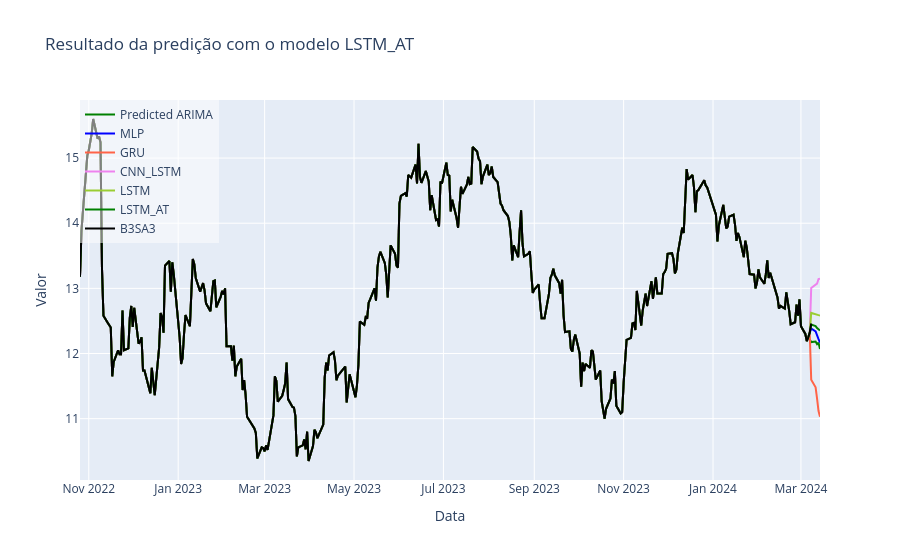

The code cell stored with this chart in its notebook:
### Code cell
import plotly.graph_objects as go

# Cria um gráfico de linha usando o Plotly
fig = go.Figure()

fig.add_trace(go.Scatter(x=T_preds[-(n_steps+1):], y=arima_predictions, mode='lines', name="Predicted ARIMA", line=dict(color='green')))

# Adiciona os valores preditos ao gráfico
colors=['blue', 'tomato', 'violet', 'yellowgreen', 'green']
for i in range(new_predictions.shape[1]):
    fig.add_trace(go.Scatter(x=T_preds, y=new_predictions[:,i], mode='lines', name=f'{list(trained_best_models.keys())[i]}', line=dict(color=colors[i])))


# Adiciona os valores reais ao gráfico
fig.add_trace(go.Scatter(x=T_test.values, y=y_test_real, mode='lines', name=ticker, line=dict(color='black')))
# Configura o layout do gráfico
fig.update_layout(
    title=f'Resultado da predição com o modelo {model_name}',
    xaxis_title='Data',
    yaxis_title='Valor',
    showlegend=True,
    legend=dict(x=0, y=1, bgcolor='rgba(255, 255, 255, 0.5)')
)

# Exibe o gráfico
fig.show()

### Figure 1 — Plotly figure (JSON) as saved in the notebook; plotly's stock layout.template omitted (floating-point values rounded to 4 significant figures; data arrays with more than 128 entries replaced by an {"elided": "..."} marker saying what was removed)
{"data": [{"line": {"color": "green"}, "mode": "lines", "name": "Predicted ARIMA", "type": "scatter", "x": ["2024-03-07T00:00:00.000000000", "2024-03-08T00:00:00.000000000", "2024-03-11T00:00:00.000000000", "2024-03-12T00:00:00.000000000", "2024-03-13T00:00:00.000000000", "2024-03-14T00:00:00.000000000"], "y": [12.21, 12.18, 12.18, 12.14, 12.17, 12.07]}, {"line": {"color": "blue"}, "mode": "lines", "name": "MLP", "type": "scatter", "x": {"elided": "344 str values"}, "y": {"elided": "344 float values"}}, {"line": {"color": "tomato"}, "mode": "lines", "name": "GRU", "type": "scatter", "x": {"elided": "344 str values"}, "y": {"elided": "344 float values"}}, {"line": {"color": "violet"}, "mode": "lines", "name": "CNN_LSTM", "type": "scatter", "x": {"elided": "344 str values"}, "y": {"elided": "344 float values"}}, {"line": {"color": "yellowgreen"}, "mode": "lines", "name": "LSTM", "type": "scatter", "x": {"elided": "344 str values"}, "y": {"elided": "344 float values"}}, {"line": {"color": "green"}, "mode": "lines", "name": "LSTM_AT", "type": "scatter", "x": {"elided": "344 str values"}, "y": {"elided": "344 float values"}}, {"line": {"color": "black"}, "mode": "lines", "name": "B3SA3", "type": "scatter", "x": {"elided": "340 str values"}, "y": {"elided": "340 float values"}}], "layout": {"legend": {"bgcolor": "rgba(255, 255, 255, 0.5)", "x": 0, "y": 1}, "showlegend": true, "title": {"text": "Resultado da predição com o modelo LSTM_AT"}, "xaxis": {"title": {"text": "Data"}}, "yaxis": {"title": {"text": "Valor"}}}}
